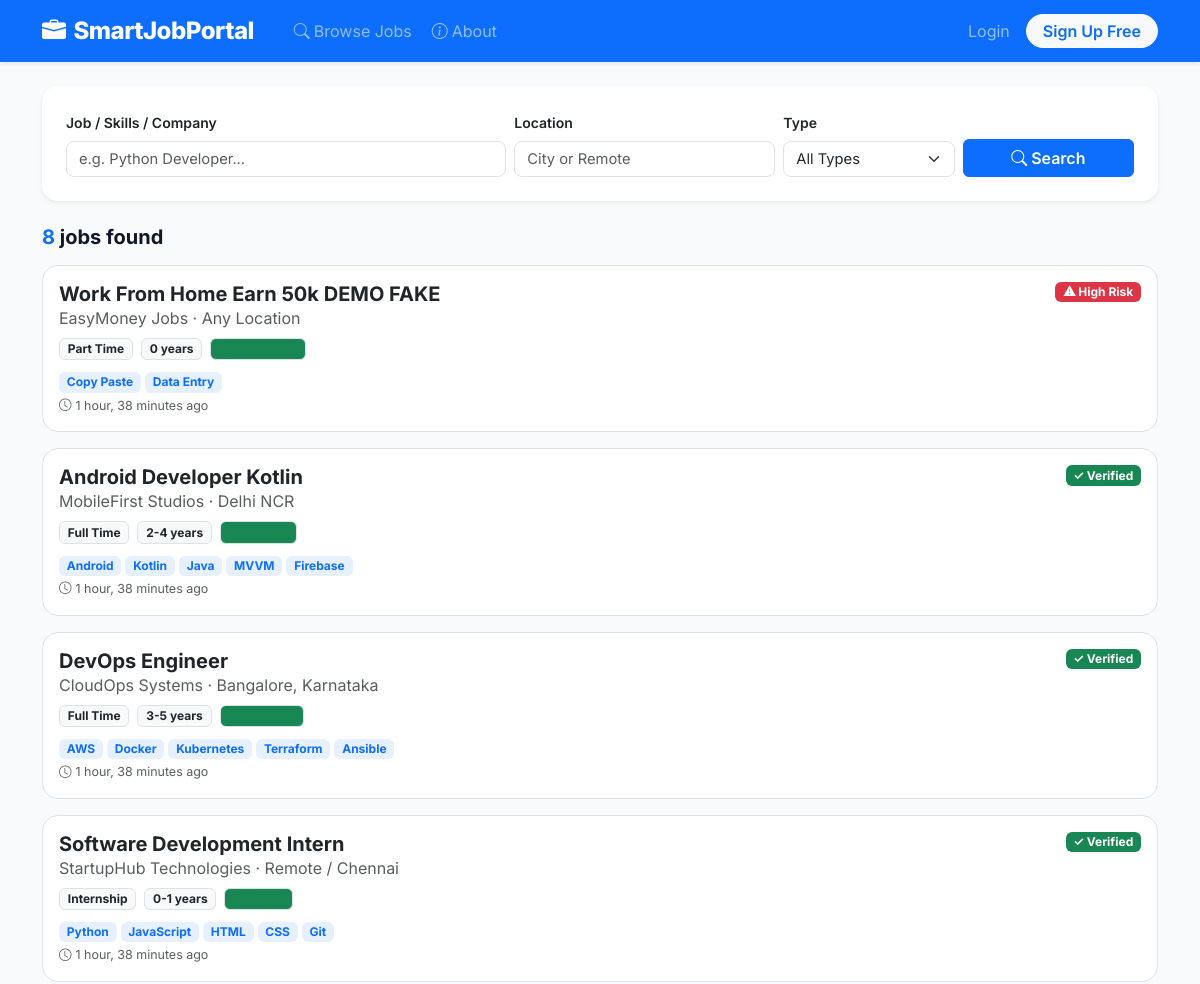
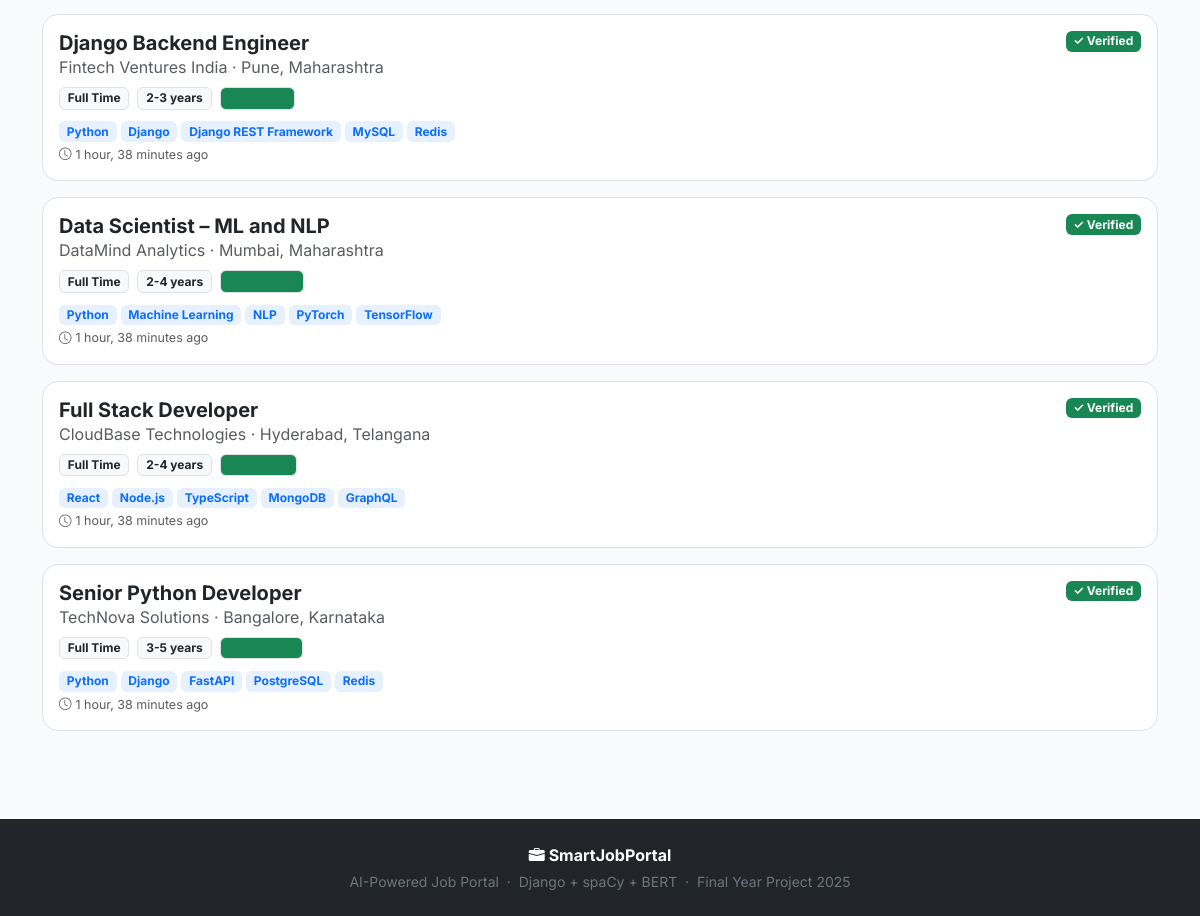
Screenshot of /jobs/ with the database file from the repository (2 pictures, top to bottom).
### jobportal/models.py (models this page shows, shortened)
class Job(models.Model):
    EMPLOYMENT_TYPES = [
        ('full_time','Full Time'), ('part_time','Part Time'),
        ('internship','Internship'), ('contract','Contract'), ('remote','Remote'),
    ]
    title               = models.CharField(max_length=200)
    company             = models.CharField(max_length=200)
    company_email       = models.EmailField()
    company_website     = models.URLField(blank=True)
    location            = models.CharField(max_length=100)
    employment_type     = models.CharField(max_length=20, choices=EMPLOYMENT_TYPES, default='full_time')
    description         = models.TextField()
    requirements        = models.TextField(blank=True)
    skills_required     = models.TextField()
    experience_required = models.CharField(max_length=50, default='0-1 years')
    salary_min          = models.PositiveIntegerField(default=0)
    salary_max          = models.PositiveIntegerField(default=0)
    posted_by           = models.ForeignKey(User, on_delete=models.CASCADE, related_name='posted_jobs')
    is_active           = models.BooleanField(default=True)
    posted_at           = models.DateTimeField(auto_now_add=True)
    deadline            = models.DateField(null=True, blank=True)
    fake_probability    = models.FloatField(default=0.0)
    fake_reasons        = models.TextField(blank=True)
    class Meta:
        ordering = ['-posted_at']
    def skills_list(self):
        return [s.strip() for s in self.skills_required.split(',') if s.strip()]

### jobportal/views.py (the view)
# urls.py: path('jobs/',                          views.job_list,        name='job_list'),
def job_list(request):
    jobs  = Job.objects.filter(is_active=True)
    query = request.GET.get('q','')
    loc   = request.GET.get('location','')
    jtype = request.GET.get('type','')
    if query:
        jobs = jobs.filter(Q(title__icontains=query)|Q(company__icontains=query)|
                           Q(skills_required__icontains=query)|Q(description__icontains=query))
    if loc:   jobs = jobs.filter(location__icontains=loc)
    if jtype: jobs = jobs.filter(employment_type=jtype)
    applied_ids = []
    if request.user.is_authenticated:
        applied_ids = list(Application.objects.filter(
            applicant=request.user).values_list('job_id',flat=True))
    return render(request, 'jobportal/job_list.html', {
        'jobs':jobs,'applied_job_ids':applied_ids,
        'query':query,'location':loc,'job_type':jtype,'total':jobs.count(),
    })

### templates/jobportal/job_list.html (shortened to what this page needs)
{% extends 'base.html' %}{% block title %}Browse Jobs – SmartJobPortal{% endblock %}
{% block content %}
<div class="container py-4">
  <div class="card border-0 shadow-sm rounded-4 p-4 mb-4">
    <form method="GET" class="row g-2 align-items-end">
      <div class="col-md-5"><label class="form-label fw-600 small">Job / Skills / Company</label><input type="text" name="q" class="form-control" value="{{ query }}" placeholder="e.g. Python Developer..."></div>
      <div class="col-md-3"><label class="form-label fw-600 small">Location</label><input type="text" name="location" class="form-control" value="{{ location }}" placeholder="City or Remote"></div>
      <div class="col-md-2"><label class="form-label fw-600 small">Type</label>
        <select name="type" class="form-select"><option value="">All Types</option>
        </select></div>
      <div class="col-md-2"><button type="submit" class="btn btn-primary w-100"><i class="bi bi-search me-1"></i>Search</button></div>
    </form>
  </div>
  <div class="d-flex justify-content-between align-items-center mb-3">
    <h5 class="fw-700 mb-0"><span class="text-primary">{{ total }}</span> job{{ total|pluralize }} found</h5>
  </div>
  {% for job in jobs %}
  <a href="{% url 'job_detail' job.id %}" class="text-decoration-none">
    <div class="card border rounded-4 p-3 mb-3 " style="transition:all .2s" onmouseover="this.style.borderColor='#1a56db'" onmouseout="this.style.borderColor=''">
      <div class="d-flex justify-content-between flex-wrap gap-2">
        <div><h5 class="fw-700 text-dark mb-0">{{ job.title }}</h5><span class="text-muted">{{ job.company }} · {{ job.location }}</span></div>
        <div class="d-flex gap-2 align-items-start flex-wrap">
          {% if job.fake_probability >= 60 %}<span class="badge bg-danger">⚠ High Risk</span>
          {% elif job.fake_probability >= 30 %}<span class="badge bg-warning text-dark">⚠ Verify</span>
          {% else %}<span class="badge bg-success">✓ Verified</span>{% endif %}
        </div>
      </div>
      <div class="d-flex flex-wrap gap-2 mt-2">
        <span class="badge bg-light text-dark border">{{ job.get_employment_type_display }}</span>
        <span class="badge bg-light text-dark border">{{ job.experience_required }}</span>
        {% if job.salary_max %}<span class="badge bg-success bg-opacity-15 text-success border">₹{{ job.salary_min }}–{{ job.salary_max }} LPA</span>{% endif %}
      </div>
      <div class="mt-2">{% for s in job.skills_list|slice:":5" %}<span class="badge bg-primary bg-opacity-10 text-primary me-1">{{ s }}</span>{% endfor %}</div>
      <div class="text-muted mt-1" style="font-size:.78rem"><i class="bi bi-clock me-1"></i>{{ job.posted_at|timesince }} ago</div>
    </div>
  </a>
  {% empty %}
  <div class="text-center py-5"><div class="display-3 text-muted opacity-25 mb-3">🔍</div><h4 class="text-muted">No jobs found</h4><a href="{% url 'job_list' %}" class="btn btn-outline-primary rounded-3 mt-2">Clear Filters</a></div>
  {% endfor %}
</div>
{% endblock %}

### static/css/main.css (style rules this page uses)
body { font-family: 'Inter', sans-serif; background: #f8fafc; color: #111827; }
.fw-600 { font-weight: 600 !important; }
.fw-700 { font-weight: 700 !important; }
.form-control, .form-select { border-radius: 8px; font-size: .92rem; }
.btn { font-weight: 600; }

### rows the page displays
Job: title "Work From Home Earn 50k DEMO FAKE", company "EasyMoney Jobs", location "Any Location", fake_probability "⚠ High Risk", employment_type "Part Time", experience_required "0 years", skills_list "Copy Paste" "Data Entry", posted_at "1 hour, 38 minutes"
Job: title "Android Developer Kotlin", company "MobileFirst Studios", location "Delhi NCR", fake_probability "✓ Verified", employment_type "Full Time", experience_required "2-4 years", skills_list "Android" "Kotlin" "Java" "MVVM" "Firebase", posted_at "1 hour, 38 minutes"
Job: title "DevOps Engineer", company "CloudOps Systems", location "Bangalore, Karnataka", fake_probability "✓ Verified", employment_type "Full Time", experience_required "3-5 years", skills_list "AWS" "Docker" "Kubernetes" "Terraform" "Ansible", posted_at "1 hour, 38 minutes"
Job: title "Software Development Intern", company "StartupHub Technologies", location "Remote / Chennai", fake_probability "✓ Verified", employment_type "Internship", experience_required "0-1 years", skills_list "Python" "JavaScript" "HTML" "CSS" "Git", posted_at "1 hour, 38 minutes"
Job: title "Django Backend Engineer", company "Fintech Ventures India", location "Pune, Maharashtra", fake_probability "✓ Verified", employment_type "Full Time", experience_required "2-3 years", skills_list "Python" "Django" "Django REST Framework" "MySQL" "Redis", posted_at "1 hour, 38 minutes"
Job: title "Data Scientist – ML and NLP", company "DataMind Analytics", location "Mumbai, Maharashtra", fake_probability "✓ Verified", employment_type "Full Time", experience_required "2-4 years", skills_list "Python" "Machine Learning" "NLP" "PyTorch" "TensorFlow", posted_at "1 hour, 38 minutes"
Job: title "Full Stack Developer", company "CloudBase Technologies", location "Hyderabad, Telangana", fake_probability "✓ Verified", employment_type "Full Time", experience_required "2-4 years", skills_list "React" "Node.js" "TypeScript" "MongoDB" "GraphQL", posted_at "1 hour, 38 minutes"
Job: title "Senior Python Developer", company "TechNova Solutions", location "Bangalore, Karnataka", fake_probability "✓ Verified", employment_type "Full Time", experience_required "3-5 years", skills_list "Python" "Django" "FastAPI" "PostgreSQL" "Redis", posted_at "1 hour, 38 minutes"

### other values shown
{{ total }} "8"
